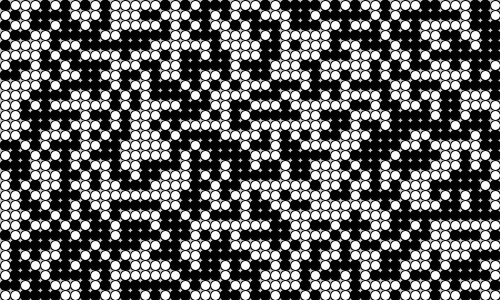
Frame 1 (no input)
Frame 60 (the mouse pressed at the canvas centre just before this capture): identical to frame 1, image omitted
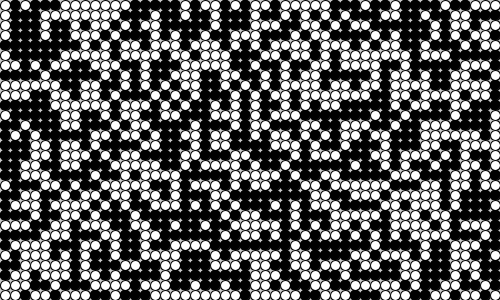
Frame 120 (the mouse held since frame 60 and released just before this capture)

The Processing sketch that drew these frames (run headless with seeded random() and noise(); from frame 60 on, the mouse is pressed at the canvas centre):

// Processing sketch: cell_automaton
// ── cell_automaton.pde
Cell[][] _cellArray;
int _cellSize = 10;
int _numX, _numY;

void setup() {
  size(500, 300);
  _numX = floor(width / _cellSize);
  _numY = floor(height / _cellSize);
  restart();
}

void restart() {
  _cellArray = new Cell[_numX][_numY];
  for (int x = 0; x < _numX; ++x) {
    for (int y = 0; y < _numY; ++y) {
      _cellArray[x][y] = new Cell(x, y);
    }
  }
  
  for (int x = 0; x < _numX; ++x) {
    for (int y = 0; y < _numY; ++y) {
      
      int above = y - 1;
      int below = y + 1;
      int left = x - 1;
      int right = x + 1;
      
      if (above < 0) {
        above = _numY - 1;
      }
      if (below ==  _numY) {
        below = 0;
      }
      if (left < 0) {
        left = _numX - 1;
      }
      if (right ==  _numX) {
        right = 0;
      }
      
      _cellArray[x][y].addNeighbour(_cellArray[left][above]);
      _cellArray[x][y].addNeighbour(_cellArray[left][y]);
      _cellArray[x][y].addNeighbour(_cellArray[left][below]);
      _cellArray[x][y].addNeighbour(_cellArray[x][below]);
      _cellArray[x][y].addNeighbour(_cellArray[right][below]);
      _cellArray[x][y].addNeighbour(_cellArray[right][y]);
      _cellArray[x][y].addNeighbour(_cellArray[right][above]);
      _cellArray[x][y].addNeighbour(_cellArray[x][above]);
      
    }
  }
}

void draw() {
  background(200);
  
  for (int x = 0; x < _numX; ++x) {
    for (int y = 0; y < _numY; ++y) {
      _cellArray[x][y].calcNextState();
    }
  }
  translate(_cellSize / 2, _cellSize / 2);
  for (int x = 0; x < _numX; ++x) {
    for (int y = 0; y < _numY; ++y) {
      _cellArray[x][y].drawMe();
    }
  }
  
}

void mousePressed() {
  restart();
}

//= = = = = = = = = = = = = = = = = = = = = = = = = = = = object
class Cell {
  float x,y;
  boolean state;
  boolean nextState;
  Cell[] neighbours;
  
  Cell(float ex, float why) {
    x = ex * _cellSize;
    y = why * _cellSize;
    if (random(2) > 1) {
      nextState = true;
    } else {
      nextState = false;
    }
    state = nextState;
    neighbours = new Cell[0];
  }
  
  void addNeighbour(Cell cell) {
    neighbours = (Cell[])append(neighbours, cell);
  }
  void calcNextState() {
    //to come
  }
  
  void drawMe() {
    state = nextState;
    stroke(0);
    if (state == true) {
      fill(0);
    } else {
      fill(255);
    }
    ellipse(x, y, _cellSize, _cellSize);
    ellipse(x, y, _cellSize,_cellSize);
  }
}
